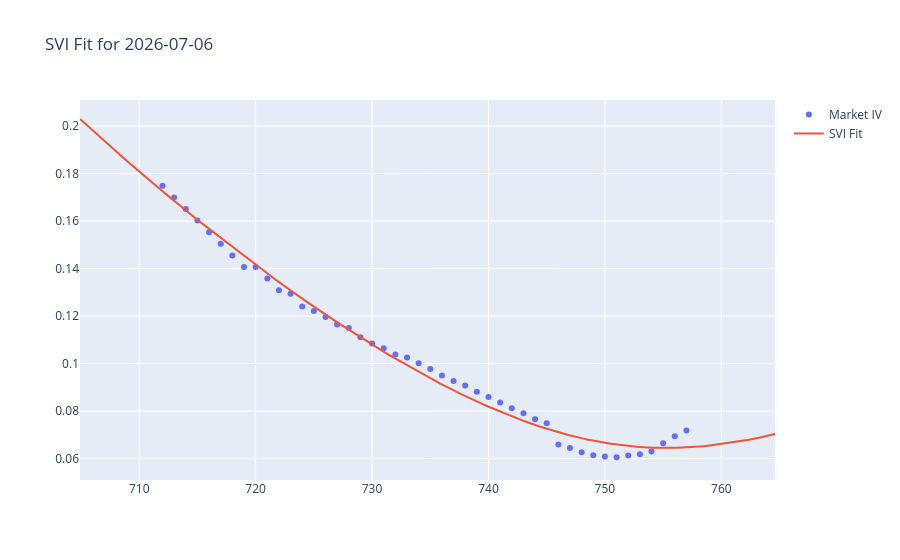

Write notebook code for a chart like this one.
### Code cell
# Plot
k_grid = np.linspace(k.min()-0.01, k.max()+0.01, 5000)
iv_fitted = svi_iv(k_grid, *params, T)

fig = go.Figure()
fig.add_trace(go.Scatter(x=strikes, y=ivs, mode='markers', name='Market IV'))
fig.add_trace(go.Scatter(
    x=np.exp(k_grid) * forward,
    y=iv_fitted,
    mode='lines',
    name='SVI Fit',
))
fig.update_layout(title=f"SVI Fit for {expiry}")
fig.show()

### Figure 1 — Plotly figure (JSON) as saved in the notebook; plotly's stock layout.template omitted (floating-point values rounded to 4 significant figures; data arrays with more than 128 entries replaced by an {"elided": "..."} marker saying what was removed)
{"data": [{"mode": "markers", "name": "Market IV", "type": "scatter", "x": [746, 747, 748, 749, 750, 751, 752, 753, 754, 755, 756, 757, 712, 713, 714, 715, 716, 717, 718, 719, 720, 721, 722, 723, 724, 725, 726, 727, 728, 729, 730, 731, 732, 733, 734, 735, 736, 737, 738, 739, 740, 741, 742, 743, 744, 745], "y": [0.06593, 0.06446, 0.06263, 0.06135, 0.06092, 0.06056, 0.06129, 0.06178, 0.063, 0.06642, 0.06935, 0.07179, 0.1748, 0.1699, 0.165, 0.1602, 0.1553, 0.1504, 0.1455, 0.1406, 0.1406, 0.1358, 0.1309, 0.1294, 0.124, 0.1221, 0.1196, 0.1165, 0.115, 0.1111, 0.1084, 0.1065, 0.1038, 0.1025, 0.1001, 0.09767, 0.09498, 0.09266, 0.09077, 0.08814, 0.08595, 0.08363, 0.08119, 0.07911, 0.07655, 0.07484]}, {"mode": "lines", "name": "SVI Fit", "type": "scatter", "x": {"elided": "5000 float values"}, "y": {"elided": "5000 float values"}}], "layout": {"title": {"text": "SVI Fit for 2026-07-06"}}}
